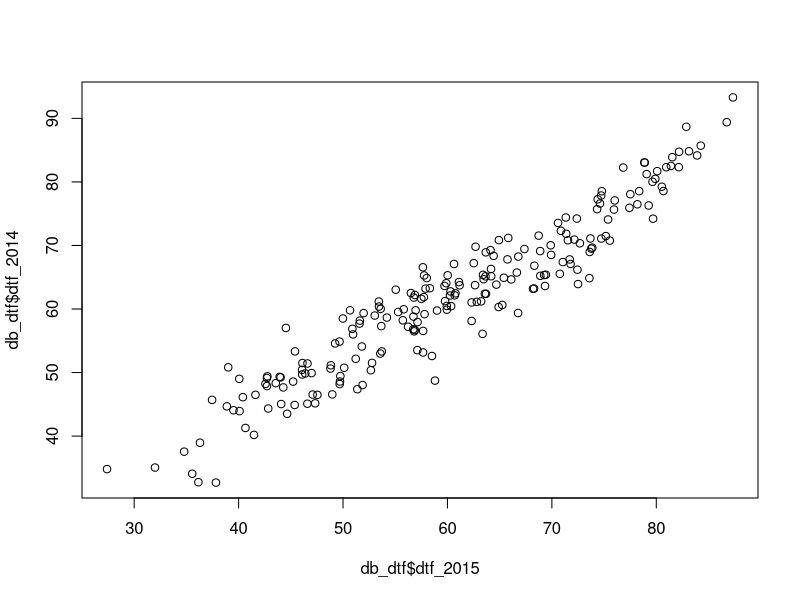
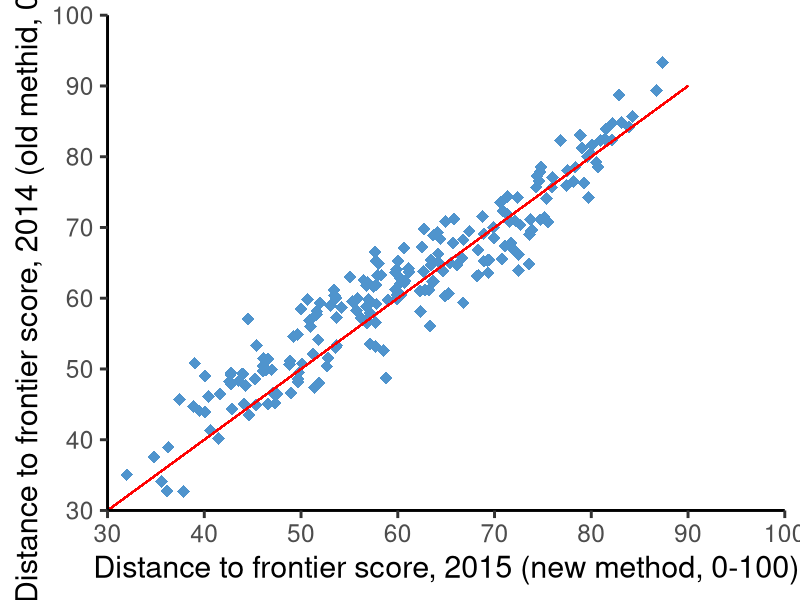
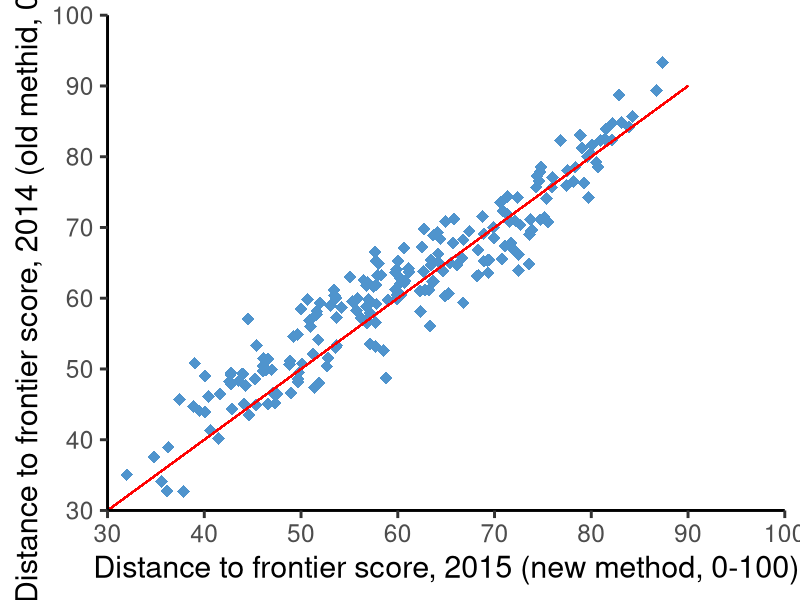

The R source for these figures, in order:
library(readxl)
library(reshape2)
library(ggplot2)

# Load data
setwd("/Users/andrew/Documents/Work/WBG/reproducibleresearch/wbg-rr/")

#download.file("http://www.doingbusiness.org/~/media/GIAWB/Doing%20Business/Documents/Miscellaneous/DB16-Distance-to-Frontier-dataset.xlsx",
#              "DB16-Distance-to-Frontier-dataset.xlsx")
db_dtf_new <- read_excel("DB16-Distance-to-Frontier-dataset.xlsx", sheet = 1)
db_dtf_old <- read_excel("DB16-Distance-to-Frontier-dataset.xlsx", sheet = 2)
db_dtf_new <- db_dtf_new[db_dtf_new$"DB Year" == 2015,c("Economy", "Overall")]
db_dtf_old <- db_dtf_old[db_dtf_old$"DB Year" == 2014,c("Economy","Overall (previous methodology)")]
colnames(db_dtf_old) <- c("country", "dtf_2014")
colnames(db_dtf_new) <- c("country", "dtf_2015")
rownames(db_dtf_old) <- NULL
rownames(db_dtf_new) <- NULL
db_dtf <- merge(db_dtf_old, db_dtf_new)

# Output correlation

cor(db_dtf$dtf_2015, db_dtf$dtf_2014)

# Simple plot

plot(db_dtf$dtf_2015, db_dtf$dtf_2014)

# Pretty plot

ggplot(db_dtf, aes(dtf_2015, dtf_2014)) +
  geom_point(shape=18, size=4, color="steelblue3") +
  scale_x_continuous(breaks=seq(30,100,10), limits = c(30, 100), expand=c(0,0)) +
  scale_y_continuous(breaks=seq(30,100,10), limits = c(30, 100), expand=c(0,0)) +
  theme_bw(base_size = 22) +
  theme(axis.line = element_line(colour = "black"),
        panel.grid.major = element_blank(),
        panel.grid.minor = element_blank(),
        panel.border = element_blank(),
        panel.background = element_blank()) +
  xlab("Distance to frontier score, 2015 (new method, 0-100)") +
  ylab("Distance to frontier score, 2014 (old methid, 0-100)") +
  geom_segment(aes(x = 30, y = 30, xend = 90, yend = 90), colour = "red")

ggsave("fig1.2butnot.png", dpi=72)
